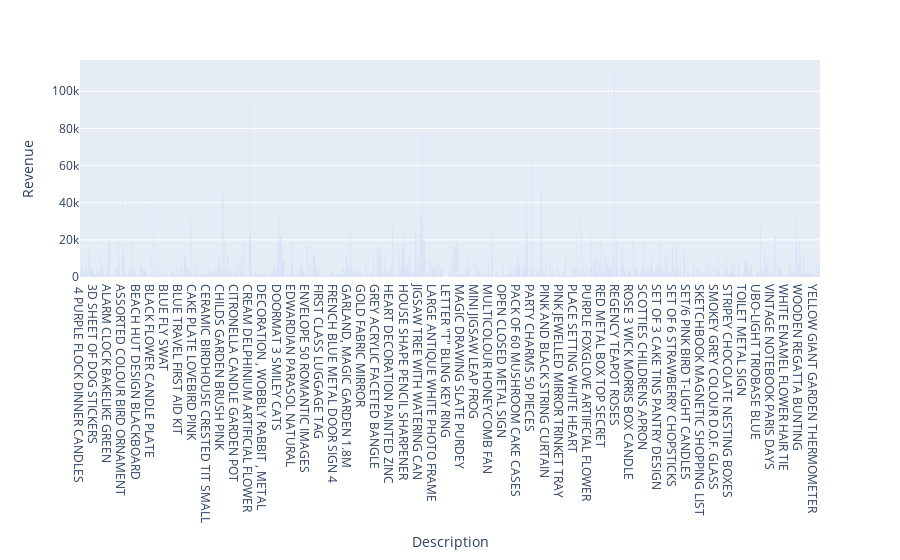

The notebook cell this image was saved under:
### Code cell
fig8 = px.bar(products, x='Description', y='Revenue')
fig8.show()

### Figure 1 — Plotly figure (JSON) as saved in the notebook; plotly's stock layout.template omitted (floating-point values rounded to 4 significant figures; data arrays with more than 128 entries replaced by an {"elided": "..."} marker saying what was removed)
{"data": [{"alignmentgroup": "True", "hoverlabel": {"namelength": 0}, "hovertemplate": "Description=%{x}<br>Revenue=%{y}", "legendgroup": "", "marker": {"color": "#636efa"}, "name": "", "offsetgroup": "", "orientation": "v", "showlegend": false, "textposition": "auto", "type": "bar", "x": {"elided": "3620 str values"}, "xaxis": "x", "y": {"elided": "3620 float values"}, "yaxis": "y"}], "layout": {"barmode": "relative", "legend": {"tracegroupgap": 0}, "margin": {"t": 60}, "xaxis": {"anchor": "y", "domain": [0, 1], "title": {"text": "Description"}}, "yaxis": {"anchor": "x", "domain": [0, 1], "title": {"text": "Revenue"}}}}
